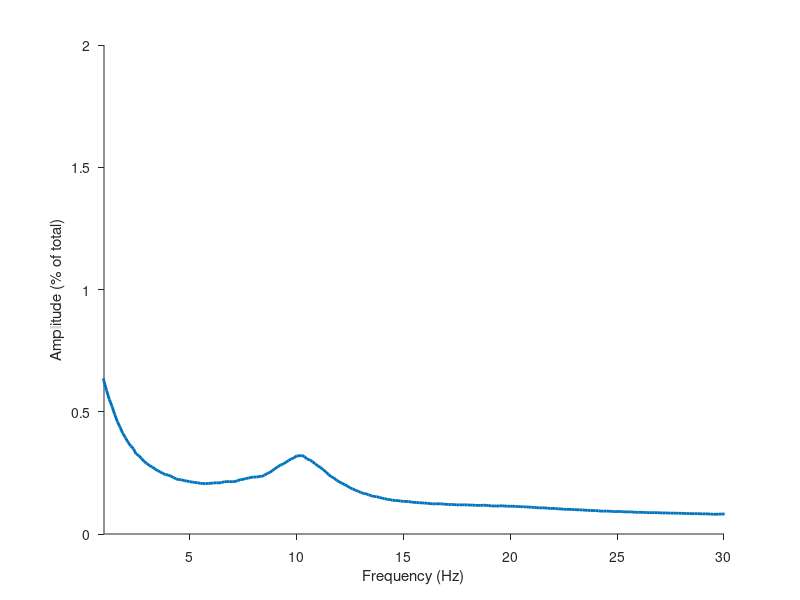

Write MATLAB code to recreate this figure. (Note: this script raises an error after producing the figure.)
clear
close all
clc

%add functions
%in addition to these functions you'll need EEGLAB
homedir = mfilename('fullpath');
funcdir = [homedir(1:end-15) 'functions'];
addpath(genpath(funcdir))

%% load data

%Variable tfr contains the power values. It has a size of 21 (participants)
%by 4 (conditions, see below) by frequency (1-30 Hz), by time points (see
%variable 't'). All data are stimulus-locked

%Conditions are:
%1) Short intrval, validly cued, easy
%2) Short intrval, validly cued, difficult
%1) Short intrval, invalidly cued, easy
%2) Short intrval, invalidly cued, difficult

%Variable t keeps track of time of the tfr
%Variable f keeps track of frequency of the tfr
%Variable f_fft keeps track of the frequencies for FFT-related plots
%Variable ampspect contains the amplitude spectrum for each participant
%Variable binRT contains RT values binned by alpha power
%Variable binonsets contains CPP onset values binned by alpha power
%Variable binslopes contains CPP slope values binned by alpha power
%Variable cpp_t keeps track of time for the CPP
%Variable CPP contains CPP values binned by alpha power

%Permdist contains the permuted null distributions that are used to compute
%p-values for individual statistical tests. It has size test (N) by
%iteration (10000). The tests that are conducted are as follows:

%1) RT for low alpha power bin versus RT high alpha power bin
%2) Onset for low alpha power bin versus onset high alpha power bin
%3) Slope for low alpha power bin versus slope high alpha power bin

load data.mat


%% analysis setting

f2plot = 9:14; %the alpha band
npermutes = 10000; %number of iterations for permutation test

%% Plot amplitude spectrum and topographical plot of alpha power

%amplitude spectrum
figure
plot(fft_f,mean(ampspect),'linewidth',2); 
xlabel('Frequency (Hz)')
ylabel('Amplitude (% of total)')
set(gca,'tickdir','out')
xlim([1 30])
box off

%topographical plot
figure
topoplot(squeeze(mean(topopower)),chanlocs,'style','map','electrodes','off');
set(gca,'clim',[min(squeeze(mean(topopower))) max(squeeze(mean(topopower)))])

%% Plot time-frequency comparison of valid versus invalid trials

figure

%set up time indexing
y_axis_freq_skip=3;
times_skip = 8;
x_axis_limit=[ -600 800 ];
[~,timeidx(1)]=min(abs(t-x_axis_limit(1)));
[~,timeidx(2)]=min(abs(t-x_axis_limit(2)));
%plot the contour map
contourf(squeeze(mean( mean(tfr(:,1:2,:,:),2)  - mean(tfr(:,3:4,:,:),2))),300,'linecolor','none')
set(gca,'ytick',0:5:length(f),'yticklabel',round(f(1:5:end))-1,'xtick',1:times_skip:length(t),'xticklabel',t(1:times_skip:end),'xlim',timeidx,'tickdir','out','clim',[-15 15],'fontsize',18);
hold on 
plot([find(t==0) find(t==0)],[0 f(end)],'k--')
box off
colorbar
colormap jet
ylim([5 20])
ylabel('Frequency (Hz)')
xlabel('Peri-stimulus time (ms)')

%% Make line plot of alpha power in the individual conditions

figure

hold on
box off
plot(t,squeeze(mean(squeeze(mean(mean(tfr(:,1:2,f2plot,:),2),3)))),'k') %plot valid condition
plot(t,squeeze(mean(squeeze(mean(mean(tfr(:,3:4,f2plot,:),2),3)))),'r') %plot invalid condition
h = permtest(squeeze(mean(mean(tfr(:,1:2,f2plot,:),2),3)),squeeze(mean(mean(tfr(:,3:4,f2plot,:),2),3)),npermutes,0.05,'left');
plot(t(h),140,'k.')
set(gca,'tickdir','out','fontsize',18)
xlim([-600 800])
plot([0 0],[120 180],'k--')
ylabel('\alpha Power (% change)')
xlabel('Peri-stimulus time (ms)')

%% plot CPP binned by alpha power

figure
hold on
for bini = 1:nbins
    plot(t_cpp*1000,squeeze(mean(CPP(:,bini,:)))','color',plotcolors(bini,:))
end
plot([-200 800],[0 0],'k--')
plot([0 0],[-10 30],'k--')
xlim([-200 800])
set(gca,'tickdir','out')
box off
set(gca,'FontSize',18)
xlabel('Peri-stimulus time (ms)')
ylabel('Amplitude (\muV / m^2)')


%% Make bar plots of RT and CPP parameters binned by alpha power

figure

%RT binned by alpha power
subplot(1,3,1)
hold on
for bini = 1:nbins
    bar(bini,mean(binRT(:,bini)),'EdgeColor','none','FaceColor',plotcolors(bini,:))
end
wse(binRT,1);
xlabel('Alpha bin')
ylabel('Response time (ms)')
ylim([0.45 0.465]*1000)
box off
set(gca,'tickdir','out','xtick',1:3,'FontSize',18,'YTick',450:5:465)
diff = mean(mean(binRT(:,1)) - mean(binRT(:,end))); %the observed value
p = sum(diff >= permdist(1,:)) / size(permdist,2); %compute p value
title(['RT: p = ' num2str(p)])

%Onset binned by alpha power
subplot(1,3,2)
hold on
for bini = 1:nbins
    bar(bini,mean(binonsets(:,bini)),'EdgeColor','none','FaceColor',plotcolors(bini,:))
end
wse(binonsets,1);
xlabel('Alpha bin')
ylabel('Onset (ms)')
ylim([100 140])
box off
set(gca,'tickdir','out','xtick',1:3,'FontSize',18)
diff = mean(mean(binonsets(:,1)) - mean(binonsets(:,end))); %the observed value
p = sum(diff >= permdist(2,:)) / size(permdist,2); %compute p value
title(['Onset: p = ' num2str(p)])

%Slope binned by alpha power
subplot(1,3,3)
hold on
for bini = 1:nbins
    bar(bini,mean(binslopes(:,bini)),'EdgeColor','none','FaceColor',plotcolors(bini,:))
end
wse(binslopes,1);
xlabel('Alpha bin')
ylabel('Slope (\muV / m^2 / T_s)')
ylim([0.04 0.052])
box off
set(gca,'tickdir','out','xtick',1:3,'FontSize',18,'FontSize',18,'YTick',0.04:0.004:0.052)
diff = mean(mean(binslopes(:,1)) - mean(binslopes(:,end))); %the observed value
p = sum(diff <= permdist(3,:)) / size(permdist,2); %compute p value
title(['Slope: p = ' num2str(p)])


